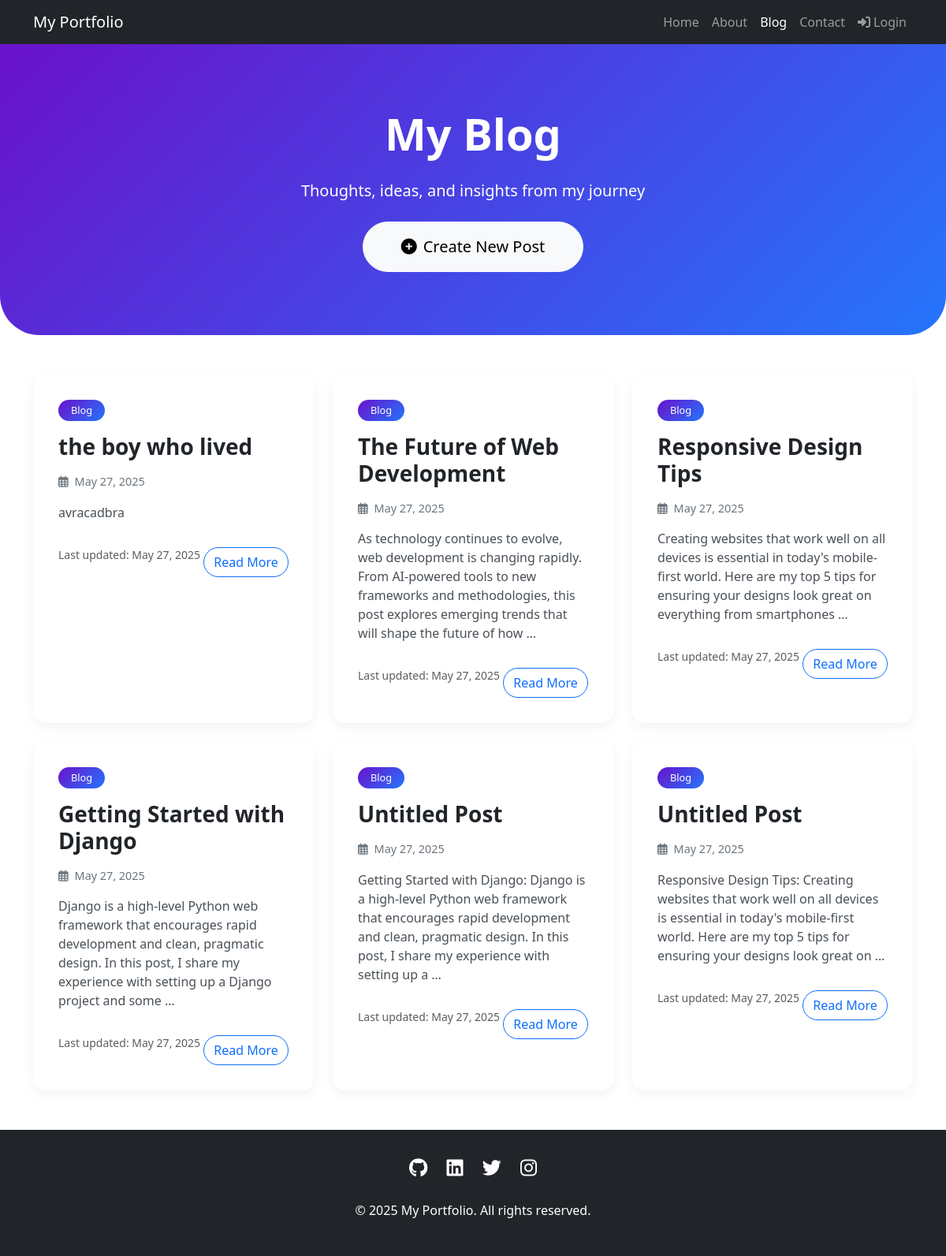
/posts/, run on the app's committed database.
### posts/models.py (models this page shows, shortened)
class Posts(models.Model):
    text = models.CharField(max_length=400)
    title = models.CharField(max_length=100, default="Untitled Post")
    created_at = models.DateTimeField(default=timezone.now)
    updated_at = models.DateTimeField(auto_now=True)
    class Meta:
        ordering = ["-created_at"]

### posts/views.py (the view)
# urls.py: path('', PostList.as_view(), name='post_list'),
class PostList(ListView):
    model = Posts
    template_name = "posts/post_list.html"
    context_object_name = "posts"

### templates/posts/post_list.html (shortened to what this page needs)
{% load static %}
<!DOCTYPE html>
<html lang="en">
<head>
    <link href="https://cdn.jsdelivr.net/npm/bootstrap@5.3.0/dist/css/bootstrap.min.css" rel="stylesheet">
    <link rel="stylesheet" href="https://cdnjs.cloudflare.com/ajax/libs/font-awesome/6.4.0/css/all.min.css">
</head>
<body>
    <nav class="navbar navbar-expand-lg navbar-dark bg-dark">
        <div class="container">
            <a class="navbar-brand" href="{% url 'home' %}">My Portfolio</a>
            <div class="collapse navbar-collapse" id="navbarNav">
                <ul class="navbar-nav ms-auto">
                    <li class="nav-item">
                        <a class="nav-link" href="{% url 'home' %}">Home</a>
                    </li>
                    <li class="nav-item">
                        <a class="nav-link" href="{% url 'about' %}">About</a>
                    </li>
                    <li class="nav-item">
                        <a class="nav-link active" href="{% url 'post_list' %}">Blog</a>
                    </li>
                    <li class="nav-item">
                        <a class="nav-link" href="#">Contact</a>
                    </li>
                    {% if user.is_authenticated %}
                    <li class="nav-item dropdown">
                        <a class="nav-link dropdown-toggle" href="#" id="navbarDropdown" role="button" data-bs-toggle="dropdown" aria-expanded="false">
                            <i class="fas fa-user-circle me-1"></i>{{ user.username }}
                        </a>
                        <ul class="dropdown-menu dropdown-menu-end" aria-labelledby="navbarDropdown">
                            <li><a class="dropdown-item" href="{% url 'post_create' %}"><i class="fas fa-plus-circle me-2"></i>New Post</a></li>
                            <li><hr class="dropdown-divider"></li>
                            <li><a class="dropdown-item" href="{% url 'logout' %}"><i class="fas fa-sign-out-alt me-2"></i>Logout</a></li>
                        </ul>
                    </li>
                    {% else %}
                    <li class="nav-item">
                        <a class="nav-link" href="{% url 'login' %}"><i class="fas fa-sign-in-alt me-1"></i>Login</a>
                    </li>
                    {% endif %}
                </ul>
            </div>
        </div>
    </nav>
    <header class="blog-header">
        <div class="container text-center">
            <h1 class="display-4 fw-bold mb-4">My Blog</h1>
            <p class="lead mb-4">Thoughts, ideas, and insights from my journey</p>
            <a href="{% url 'post_create' %}" class="btn btn-light btn-lg rounded-pill px-5 py-3">
                <i class="fas fa-plus-circle me-2"></i>Create New Post
            </a>
        </div>
    </header>
    <section class="container mb-5">
        {% if posts %}
            <div class="row g-4">
                {% for post in posts %}
                    <div class="col-md-6 col-lg-4">
                        <div class="card post-card h-100">
                            <div class="card-body">
                                <span class="post-category">Blog</span>
                                <h3 class="card-title">{{ post.title }}</h3>
                                <p class="post-date mb-3"><i class="far fa-calendar-alt me-2"></i>{{ post.created_at|date:"F j, Y" }}</p>
                                <p class="post-content">{{ post.text|truncatewords:30 }}</p>
                                <small class="text-muted">Last updated: {{ post.updated_at|date:"F j, Y" }}</small>
                                <a href="{% url 'post_detail' post.id %}" class="btn btn-outline-primary rounded-pill mt-3">Read More</a>
                            </div>
                        </div>
                    </div>
                {% endfor %}
            </div>
        {% else %}
            <div class="no-posts">
                <i class="fas fa-pencil-alt fa-3x mb-4 text-muted"></i>
                <h3>No Posts Yet</h3>
                <p class="lead">Check back soon for new content!</p>
            </div>
        {% endif %}
    </section>
    <footer class="footer">
        <div class="container text-center">
            <div class="mb-4">
                <a href="#" class="social-icon"><i class="fab fa-github"></i></a>
                <a href="#" class="social-icon"><i class="fab fa-linkedin"></i></a>
                <a href="#" class="social-icon"><i class="fab fa-twitter"></i></a>
                <a href="#" class="social-icon"><i class="fab fa-instagram"></i></a>
            </div>
            <p>&copy; 2025 My Portfolio. All rights reserved.</p>
        </div>
    </footer>
</body>
</html>

### templates/posts/post_list.html (style rules this page uses)
.blog-header { background: linear-gradient(135deg, #6a11cb 0%, #2575fc 100%); color: white; padding: 80px 0; border-radius: 0 0 50px 50px; margin-bottom: 50px; }
.post-card { border-radius: 15px; overflow: hidden; transition: transform 0.3s ease, box-shadow 0.3s ease; height: 100%; border: none; box-shadow: 0 5px 15px rgba(0, 0, 0, 0.05); }
.post-date { font-size: 0.9rem; color: #6c757d; }
.post-content { color: #495057; }
.post-card .card-body { padding: 2rem; }
.post-card .card-title { font-weight: 700; margin-bottom: 1rem; }
.post-category { display: inline-block; background: linear-gradient(135deg, #6a11cb 0%, #2575fc 100%); color: white; padding: 0.25rem 1rem; border-radius: 50px; font-size: 0.8rem; margin-bottom: 1rem; }
.footer { background-color: #212529; color: white; padding: 30px 0; margin-top: 50px; }
.social-icon { font-size: 1.5rem; margin: 0 10px; color: white; transition: color 0.3s ease; }

### data on the page
Posts: title "the boy who lived", created_at "May 27, 2025", text "avracadbra", updated_at "May 27, 2025"
Posts: title "The Future of Web Development", created_at "May 27, 2025", text "As technology continues to evolve, web development is changing rapidly. From AI-powered tools to new frameworks and methodologies, this post explores emerging trends that will shape the future of how …", updated_at "May 27, 2025"
Posts: title "Responsive Design Tips", created_at "May 27, 2025", text "Creating websites that work well on all devices is essential in today's mobile-first world. Here are my top 5 tips for ensuring your designs look great on everything from smartphones …", updated_at "May 27, 2025"
Posts: title "Getting Started with Django", created_at "May 27, 2025", text "Django is a high-level Python web framework that encourages rapid development and clean, pragmatic design. In this post, I share my experience with setting up a Django project and some …", updated_at "May 27, 2025"
Posts: title "Untitled Post", created_at "May 27, 2025", text "Getting Started with Django: Django is a high-level Python web framework that encourages rapid development and clean, pragmatic design. In this post, I share my experience with setting up a …", updated_at "May 27, 2025"
Posts: title "Untitled Post", created_at "May 27, 2025", text "Responsive Design Tips: Creating websites that work well on all devices is essential in today's mobile-first world. Here are my top 5 tips for ensuring your designs look great on …", updated_at "May 27, 2025"
